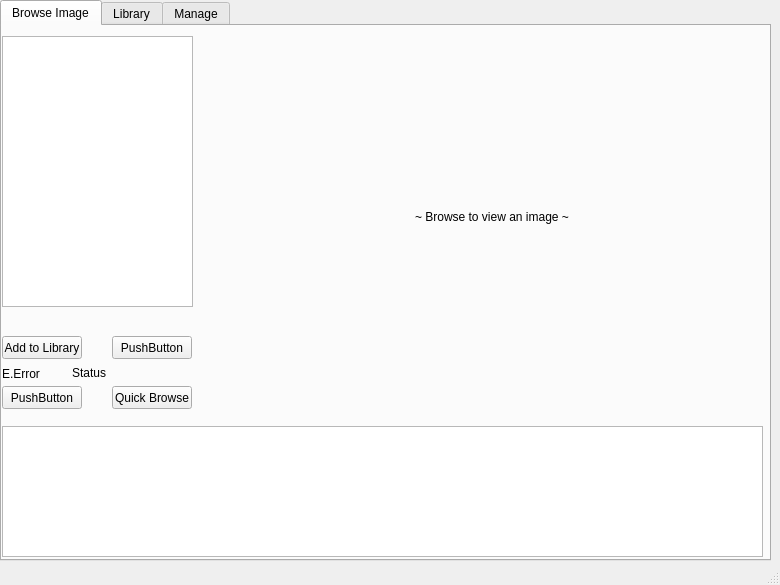
<?xml version="1.0" encoding="UTF-8"?>
<ui version="4.0">
 <class>MainWindow</class>
 <widget class="QMainWindow" name="MainWindow">
  <property name="geometry">
   <rect>
    <x>0</x>
    <y>0</y>
    <width>780</width>
    <height>585</height>
   </rect>
  </property>
  <property name="windowTitle">
   <string>MainWindow</string>
  </property>
  <widget class="QWidget" name="centralWidget">
   <widget class="QTabWidget" name="tabWidget">
    <property name="geometry">
     <rect>
      <x>0</x>
      <y>0</y>
      <width>771</width>
      <height>561</height>
     </rect>
    </property>
    <property name="currentIndex">
     <number>0</number>
    </property>
    <widget class="QWidget" name="tab">
     <attribute name="title">
      <string>Browse Image</string>
     </attribute>
     <widget class="QTreeView" name="treeView">
      <property name="geometry">
       <rect>
        <x>0</x>
        <y>10</y>
        <width>191</width>
        <height>271</height>
       </rect>
      </property>
     </widget>
     <widget class="QListView" name="listView">
      <property name="geometry">
       <rect>
        <x>0</x>
        <y>400</y>
        <width>761</width>
        <height>131</height>
       </rect>
      </property>
      <property name="iconSize">
       <size>
        <width>80</width>
        <height>80</height>
       </size>
      </property>
      <property name="horizontalScrollMode">
       <enum>QAbstractItemView::ScrollPerPixel</enum>
      </property>
      <property name="flow">
       <enum>QListView::TopToBottom</enum>
      </property>
      <property name="spacing">
       <number>20</number>
      </property>
      <property name="gridSize">
       <size>
        <width>110</width>
        <height>110</height>
       </size>
      </property>
      <property name="viewMode">
       <enum>QListView::IconMode</enum>
      </property>
      <property name="uniformItemSizes">
       <bool>true</bool>
      </property>
      <property name="batchSize">
       <number>80</number>
      </property>
      <property name="wordWrap">
       <bool>true</bool>
      </property>
     </widget>
     <widget class="QPushButton" name="pushButton">
      <property name="geometry">
       <rect>
        <x>0</x>
        <y>310</y>
        <width>80</width>
        <height>23</height>
       </rect>
      </property>
      <property name="text">
       <string>Add to Library</string>
      </property>
     </widget>
     <widget class="QPushButton" name="pushButton_2">
      <property name="geometry">
       <rect>
        <x>110</x>
        <y>310</y>
        <width>80</width>
        <height>23</height>
       </rect>
      </property>
      <property name="text">
       <string>PushButton</string>
      </property>
     </widget>
     <widget class="QPushButton" name="quickBrowse">
      <property name="geometry">
       <rect>
        <x>110</x>
        <y>360</y>
        <width>80</width>
        <height>23</height>
       </rect>
      </property>
      <property name="text">
       <string>Quick Browse</string>
      </property>
     </widget>
     <widget class="QPushButton" name="pushButton_4">
      <property name="geometry">
       <rect>
        <x>0</x>
        <y>360</y>
        <width>80</width>
        <height>23</height>
       </rect>
      </property>
      <property name="text">
       <string>PushButton</string>
      </property>
     </widget>
     <widget class="QLabel" name="imgLabel">
      <property name="geometry">
       <rect>
        <x>210</x>
        <y>10</y>
        <width>541</width>
        <height>361</height>
       </rect>
      </property>
      <property name="text">
       <string>                                                             ~ Browse to view an image ~</string>
      </property>
     </widget>
     <widget class="QLabel" name="label">
      <property name="geometry">
       <rect>
        <x>70</x>
        <y>340</y>
        <width>47</width>
        <height>13</height>
       </rect>
      </property>
      <property name="text">
       <string>Status</string>
      </property>
     </widget>
     <widget class="QLabel" name="exifError">
      <property name="geometry">
       <rect>
        <x>0</x>
        <y>340</y>
        <width>41</width>
        <height>16</height>
       </rect>
      </property>
      <property name="text">
       <string>E.Error</string>
      </property>
     </widget>
    </widget>
    <widget class="QWidget" name="tab_2">
     <attribute name="title">
      <string>Library</string>
     </attribute>
     <widget class="QTableView" name="tableView">
      <property name="geometry">
       <rect>
        <x>0</x>
        <y>400</y>
        <width>761</width>
        <height>131</height>
       </rect>
      </property>
      <property name="layoutDirection">
       <enum>Qt::LeftToRight</enum>
      </property>
      <property name="verticalScrollMode">
       <enum>QAbstractItemView::ScrollPerPixel</enum>
      </property>
      <property name="horizontalScrollMode">
       <enum>QAbstractItemView::ScrollPerPixel</enum>
      </property>
      <property name="cornerButtonEnabled">
       <bool>false</bool>
      </property>
     </widget>
     <widget class="QLabel" name="imgLabel_2">
      <property name="geometry">
       <rect>
        <x>110</x>
        <y>10</y>
        <width>541</width>
        <height>361</height>
       </rect>
      </property>
      <property name="text">
       <string>                                                             ~ Browse to view an image ~</string>
      </property>
     </widget>
    </widget>
    <widget class="QWidget" name="tab_3">
     <attribute name="title">
      <string>Manage</string>
     </attribute>
     <widget class="QListView" name="listView_2">
      <property name="geometry">
       <rect>
        <x>10</x>
        <y>70</y>
        <width>211</width>
        <height>311</height>
       </rect>
      </property>
      <property name="iconSize">
       <size>
        <width>110</width>
        <height>80</height>
       </size>
      </property>
      <property name="horizontalScrollMode">
       <enum>QAbstractItemView::ScrollPerPixel</enum>
      </property>
      <property name="movement">
       <enum>QListView::Free</enum>
      </property>
      <property name="flow">
       <enum>QListView::TopToBottom</enum>
      </property>
      <property name="isWrapping" stdset="0">
       <bool>false</bool>
      </property>
      <property name="resizeMode">
       <enum>QListView::Adjust</enum>
      </property>
      <property name="spacing">
       <number>15</number>
      </property>
      <property name="gridSize">
       <size>
        <width>150</width>
        <height>50</height>
       </size>
      </property>
      <property name="viewMode">
       <enum>QListView::ListMode</enum>
      </property>
      <property name="uniformItemSizes">
       <bool>true</bool>
      </property>
      <property name="batchSize">
       <number>40</number>
      </property>
      <property name="wordWrap">
       <bool>true</bool>
      </property>
     </widget>
     <widget class="QComboBox" name="comboBox">
      <property name="geometry">
       <rect>
        <x>10</x>
        <y>30</y>
        <width>211</width>
        <height>22</height>
       </rect>
      </property>
      <property name="currentText">
       <string/>
      </property>
     </widget>
     <widget class="QLabel" name="imgLabel_3">
      <property name="geometry">
       <rect>
        <x>230</x>
        <y>30</y>
        <width>530</width>
        <height>370</height>
       </rect>
      </property>
      <property name="text">
       <string>                                                               ~ Search for an image to view ~</string>
      </property>
     </widget>
     <widget class="QLabel" name="label_2">
      <property name="geometry">
       <rect>
        <x>10</x>
        <y>10</y>
        <width>211</width>
        <height>16</height>
       </rect>
      </property>
      <property name="text">
       <string>Camera Make</string>
      </property>
     </widget>
     <widget class="QTableView" name="tableView_2">
      <property name="geometry">
       <rect>
        <x>0</x>
        <y>400</y>
        <width>761</width>
        <height>131</height>
       </rect>
      </property>
      <property name="layoutDirection">
       <enum>Qt::LeftToRight</enum>
      </property>
      <property name="verticalScrollMode">
       <enum>QAbstractItemView::ScrollPerPixel</enum>
      </property>
      <property name="horizontalScrollMode">
       <enum>QAbstractItemView::ScrollPerPixel</enum>
      </property>
      <property name="cornerButtonEnabled">
       <bool>false</bool>
      </property>
     </widget>
    </widget>
   </widget>
  </widget>
  <widget class="QStatusBar" name="statusBar"/>
 </widget>
 <layoutdefault spacing="6" margin="11"/>
 <resources/>
 <connections/>
</ui>
